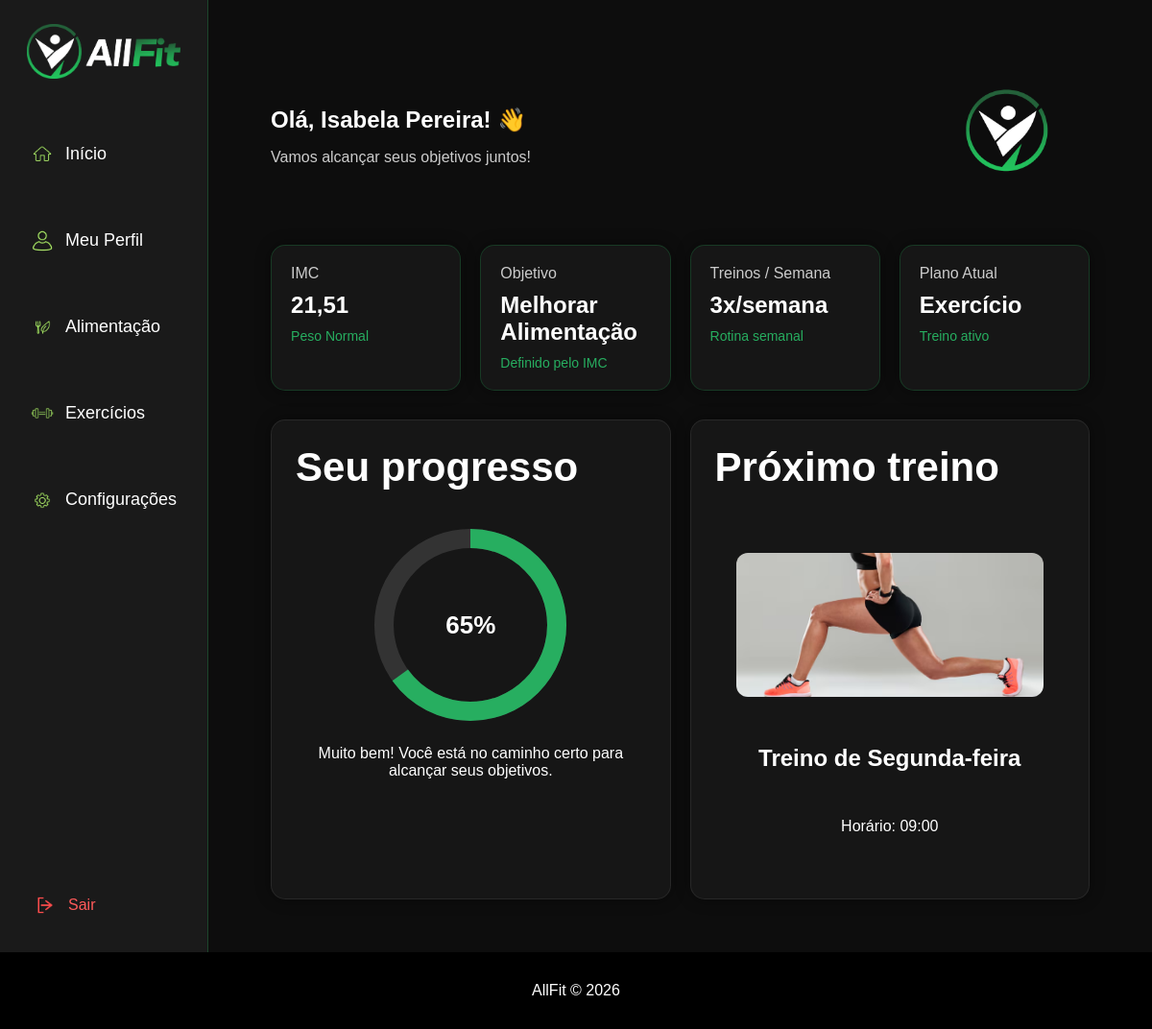
Page /dashboard.php (signed in) on the earlier database version.
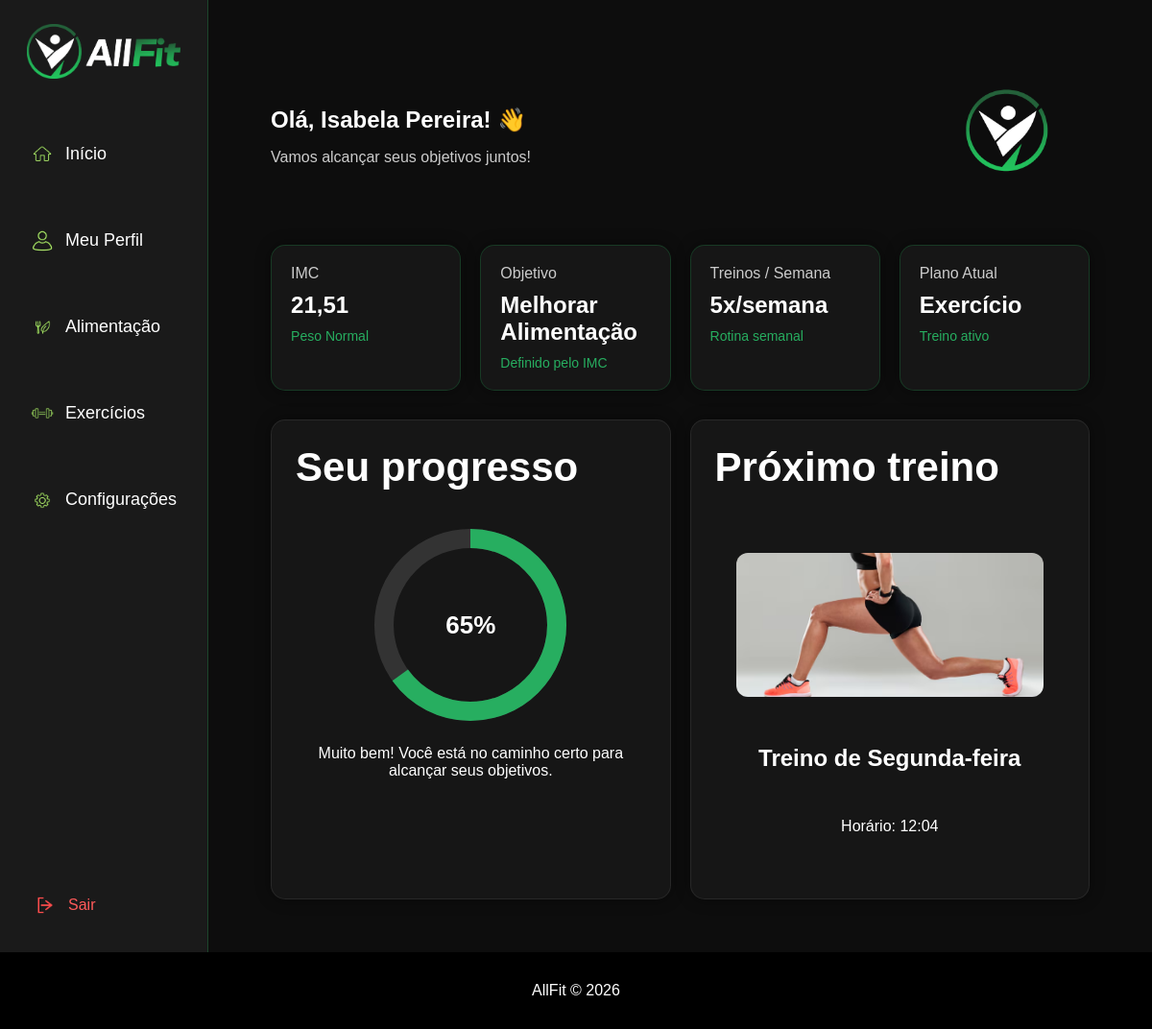
Same page on the later database version.
### tables this page shows
CREATE TABLE IF NOT EXISTS `treinos` (
  `id_treino` int(11) NOT NULL AUTO_INCREMENT,
  `id_usuario` int(11) NOT NULL,
  `tipo_exercicio` varchar(30) NOT NULL,
  `horario_inicio` time NOT NULL,
  `horario_fim` time NOT NULL,
  `duracao` int(11) NOT NULL,
  `local` varchar(30) NOT NULL,
  `dias_treino` varchar(100) NOT NULL,
  `dias_total` int(11) NOT NULL,
  PRIMARY KEY (`id_treino`)
);

### dashboard.php (the view, shortened to what the changed rows need)
<?php
    $id_usuario = $_SESSION["id_usuario"];
    $sql = mysql_query("
        SELECT *
        FROM perfis
        WHERE id_usuario = '$id_usuario'
    ");
    $perfil = null;
    if (mysql_num_rows($sql) > 0) {
        $perfil = mysql_fetch_assoc($sql);
    }
    $objetivo = null;
    if ($perfil != null) {
        $imc = $perfil["peso"] / ($perfil["altura"] * $perfil["altura"]);
        if ($imc < 18.5) {
            $objetivo = "Ganhar Massa";
        }
        elseif ($imc < 25) {
            $objetivo = "Melhorar Alimentação";
        }
        else {
            $objetivo = "Emagrecer";
        }
    }
    $treino = null;
    $sqlTreino = mysql_query("
        SELECT *
        FROM treinos
        WHERE id_usuario = '$id_usuario'
    ");
    if (mysql_num_rows($sqlTreino) > 0) {
        $treino = mysql_fetch_assoc($sqlTreino);
    }
    $quantidadeDias = 0;
    $primeiroDia = null;
    if ($treino != null) {
        if (!empty($treino["dias_treino"])) {
            $dias = explode(", ", $treino["dias_treino"]);
            $quantidadeDias = count($dias);
            $primeiroDia = $dias[0];
        }
    }
    $nomesDias = array(
        "segunda" => "Segunda-feira",
        "terca" => "Terça-feira",
        "quarta" => "Quarta-feira",
        "quinta" => "Quinta-feira",
        "sexta" => "Sexta-feira"
    );
?>
<html lang="pt-br">
<head>
    <link rel="stylesheet" href="Base_Style.css">
    <link rel="stylesheet" href="dashboardStyle.css">
</head>
<body>
    <section class="dashboard">
        <div class="page-container">
            <main class="conteudo-dash">
                <div class="topo-dash">
                    <div>
                        <h1>
                            Olá, <?php echo $_SESSION["nome_usuario"]; ?>! 👋
                        </h1>
                    </div>
                </div>
                <section class="cards-dash">
                    <div class="dash-card" id="card-imc">
                        <?php if ($perfil == null) { ?>
                            <h2>
                                Não Definido
                            </h2>
                            <span>
                                Cadastre seu Perfil
                            </span>
                        <?php } else { ?>
                            <?php
                                $imc = $perfil["peso"] /
                                       ($perfil["altura"] * $perfil["altura"]);
                            ?>
                            <h2>
                                <?php
                                    echo number_format($imc, 2, ",", ".");
                                ?>
                            </h2>
                        <?php } ?>
                    </div>
                    <div class="dash-card" id="card-obj">
                        <?php if ($objetivo == null) { ?>
                            <h2>
                                Não definido
                            </h2>
                            <span>
                                Cadastre seu Perfil
                            </span>
                        <?php } else { ?>
                            <h2>
                                <?php echo $objetivo; ?>
                            </h2>
                        <?php } ?>
                    </div>
                    <div class="dash-card" id="card-treinoPorSemana">
                        <p>
                            Treinos / Semana
                        </p>
                        <?php if ($treino == null) { ?>
                            <h2>
                                Não definido
                            </h2>
                            <span>
                                Sem rotina
                            </span>
                        <?php } else { ?>
                            <h2>
                                <?php echo $quantidadeDias; ?>x/semana
                            </h2>
                            <span>
                                Rotina semanal
                            </span>
                        <?php } ?>
                    </div>
                    <div class="dash-card" id="card-planoAtual">
                        <?php if ($treino == null) { ?>
                            <h2>
                                Não definido
                            </h2>
                            <span>
                                Sem plano ativo
                            </span>
                        <?php } else { ?>
                            <h2>
                                Exercício
                            </h2>
                        <?php } ?>
                    </div>
                </section>
                <section class="area-baixo">
                    <div class="painel">
                        <h1>
                            Seu progresso
                        </h1>
                    </div>
                    <div class="painel">
                        <h1>
                            Próximo treino
                        </h1>
                        <?php if ($treino == null) { ?>
                            <img
                                class="img-treino"
                                src="treino_perna.avif"
                                alt="Treino"
                                style="display:none;">
                            <h2>
                                Não definido
                            </h2>
                            <p>
                                Crie uma rotina de exercícios.
                            </p>
                        <?php } else { ?>
                            <img
                                class="img-treino"
                                src="treino_perna.avif"
                                alt="Treino">
                            <h2>
                                Treino de
                                <?php
                                    if (isset($nomesDias[$primeiroDia])) {
                                        echo $nomesDias[$primeiroDia];
                                    } else {
                                        echo $primeiroDia;
                                    }
                                ?>
                            </h2>
                            <p>
                                Horário:
                                <?php
                                    echo substr(
                                        $treino["horario_inicio"],
                                        0,
                                        5
                                    );
                                ?>
                            </p>
                        <?php } ?>
                    </div>
                </section>
            </main>
        </div>
    </section>
</body>
</html>

Differences in the rows shown:
changed treinos "Segunda-feira": dias_treino "3" → "5"; horario_inicio "09:00" → "12:04"
